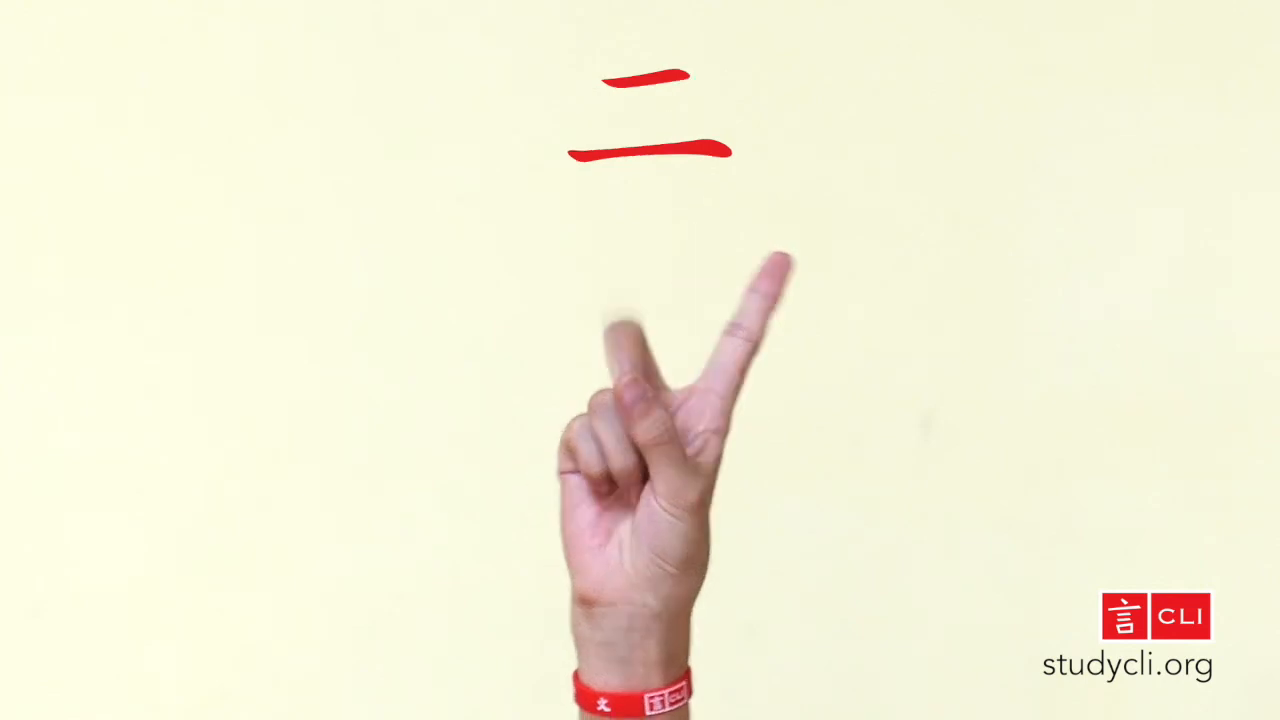
#> input picture frame 45 of input.mp4, 1280 x 720 px
$ python Hand_Gesture.py
#> lines starting #> are read from the running program, lines starting #| are printed output that depends on the picture; after the words box and inside, x2 and y2 are one past the last pixel; in counts of white or black regions, pixels touching at a corner belong together
import numpy as np
import cv2
import math

# Load video file instead of webcam
capture = cv2.VideoCapture('input.mp4')

while capture.isOpened():
    ret, frame = capture.read()
#> frame is the input picture: shape (720, 1280, 3); mean B, G, R 216.8, 240.8, 245.1
    if not ret:
        break  # End of video

    # Resize for consistency (optional)
    frame = cv2.resize(frame, (640, 480))
#> frame: shape (480, 640, 3)

    # Use entire frame for detection
    crop_image = frame.copy()

    # Apply Gaussian blur
    blur = cv2.GaussianBlur(crop_image, (3, 3), 0)

    # Convert BGR to HSV color space
    hsv = cv2.cvtColor(blur, cv2.COLOR_BGR2HSV)
#> hsv: shape (480, 640, 3); mean H, S, V 33, 30.7, 245.4

    # Skin color range for mask
    mask2 = cv2.inRange(hsv, np.array([2, 0, 0]), np.array([20, 255, 255]))
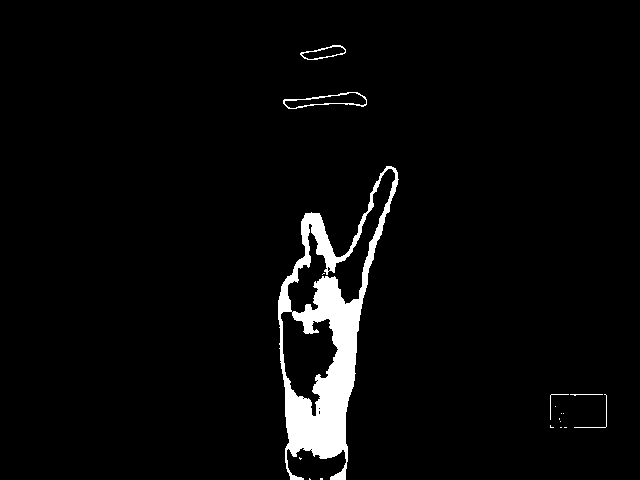
#> mask2: shape (480, 640); 3.7% white; 18 white regions (12 under 20 px), largest, box (x1, y1, x2, y2) and area: (278, 166, 399, 480) 10861, (283, 92, 367, 109) 273, (300, 45, 346, 60) 150, (574, 394, 607, 428) 66, (550, 394, 569, 420) 43, (570, 394, 603, 396) 35

    # Morphological transformations to filter noise
    kernel = np.ones((5, 5))
    dilation = cv2.dilate(mask2, kernel, iterations=1)
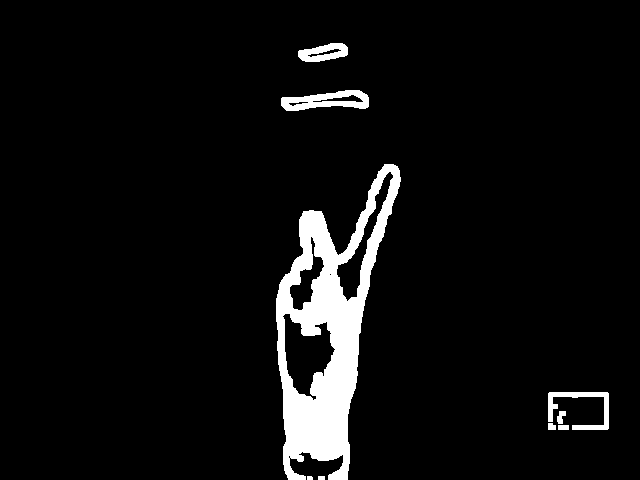
#> dilation: shape (480, 640); 5.9% white; 9 white regions, largest, box (x1, y1, x2, y2) and area: (276, 164, 401, 480) 15333, (281, 90, 369, 111) 1081, (548, 392, 609, 430) 783
    erosion = cv2.erode(dilation, kernel, iterations=1)
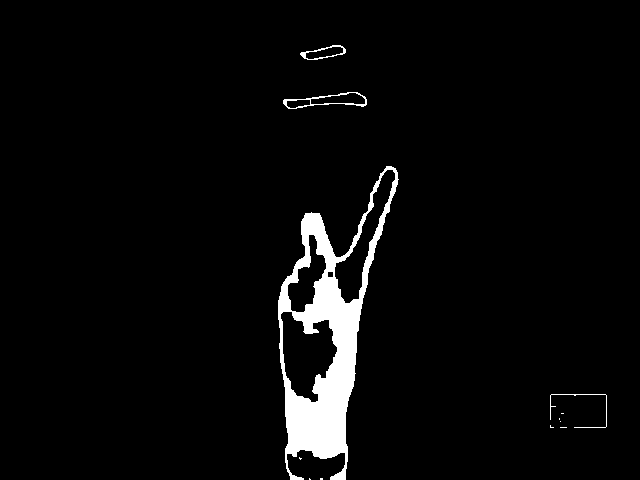
#> erosion: shape (480, 640); 3.8% white; 12 white regions (8 under 20 px), largest, box (x1, y1, x2, y2) and area: (278, 166, 399, 480) 11156, (283, 92, 367, 109) 293, (300, 45, 346, 60) 167, (550, 394, 607, 428) 151

    # Threshold
    filtered = cv2.GaussianBlur(erosion, (3, 3), 0)
    ret, thresh = cv2.threshold(filtered, 127, 255, 0)
#> thresh: shape (480, 640); 3.8% white; 13 white regions (6 under 20 px)

    # Find contours
    contours, _ = cv2.findContours(thresh, cv2.RETR_TREE, cv2.CHAIN_APPROX_SIMPLE)
#> contours = 20 contours, 10 with area under 20; largest, box (x1, y1, x2, y2) and area: (278, 166, 399, 480) 17351, (280, 311, 338, 403) 3258, (334, 169, 396, 304) 2347, (287, 234, 327, 313) 1408, (283, 92, 367, 109) 734

    drawing = np.zeros(crop_image.shape, np.uint8)

    try:
        # Largest contour
        contour = max(contours, key=lambda x: cv2.contourArea(x))
#> contour = contour of 352 points, box (x1, y1, x2, y2) (278, 166, 399, 480), area 17351

        # Draw bounding rectangle
        x, y, w, h = cv2.boundingRect(contour)
#> x = 278; y = 166; w = 121; h = 314
        cv2.rectangle(crop_image, (x, y), (x + w, y + h), (0, 0, 255), 2)
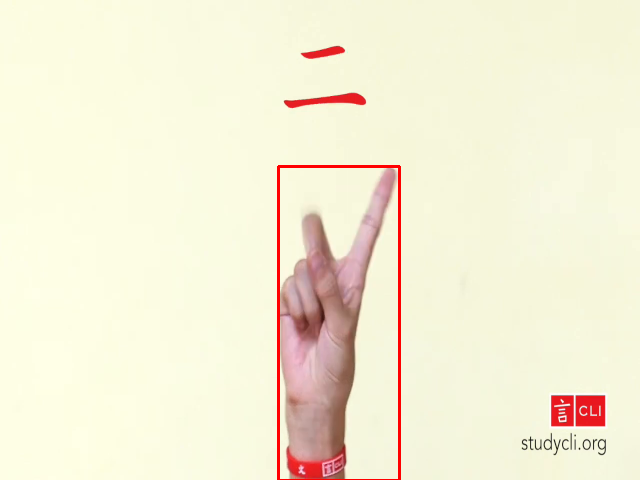
#> crop_image: shape (480, 640, 3); mean B, G, R 215.1, 239, 245.2

        # Convex hull and defects
        hull = cv2.convexHull(contour)
#> hull = contour of 16 points, box (x1, y1, x2, y2) (278, 166, 399, 480), area 24725
        hull_indices = cv2.convexHull(contour, returnPoints=False)
#> hull_indices = [351, 347, 343, 341, 238, 171, 167, 165, 163, 139, 133, 132, 126, 95, 89, 0]
        defects = cv2.convexityDefects(contour, hull_indices)
#> defects = 14 rows, first 6: [0, 89, 50, 14311], [89, 95, 92, 229], [95, 126, 100, 3538], [126, 132, 127, 268], [133, 139, 136, 432], [139, 163, 156, 1157]

        cv2.drawContours(drawing, [contour], -1, (0, 255, 0), 2)
        cv2.drawContours(drawing, [hull], -1, (0, 0, 255), 2)
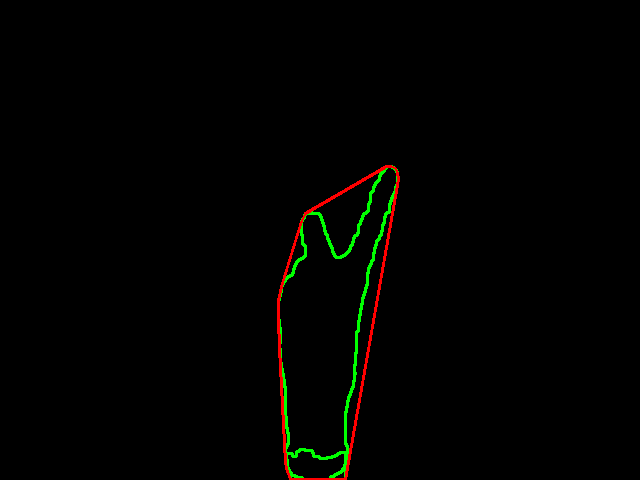
#> drawing: shape (480, 640, 3); mean of channels 0, 1, 2 0, 2, 1.8; drawn as B, G, R

        count_defects = 0

        if defects is not None:
            for i in range(defects.shape[0]):
                s, e, f, d = defects[i, 0]
                start = tuple(contour[s][0])
                end = tuple(contour[e][0])
                far = tuple(contour[f][0])

                a = math.dist(end, start)
                b = math.dist(far, start)
                c = math.dist(end, far)
                angle = math.acos((b**2 + c**2 - a**2) / (2 * b * c)) * (180 / math.pi)

                if angle <= 90:
                    count_defects += 1
                    cv2.circle(crop_image, far, 5, [0, 0, 255], -1)

                cv2.line(crop_image, start, end, [0, 255, 0], 2)
#> this loop made 14 passes
#> (s, e, f, d, start, end, far, a) on passes 1 to 7: (0, 89, 50, 14311, (386, 166), (305, 213), (344, 255), 93.65), (89, 95, 92, 229, (305, 213), (301, 221), (304, 217), 8.94), (95, 126, 100, 3538, (301, 221), (281, 286), (305, 255), 68.01), (126, 132, 127, 268, (281, 286), (278, 300), (281, 291), 14.32), (133, 139, 136, 432, (278, 319), (279, 348), (280, 328), 29.02), (139, 163, 156, 1157, (279, 348), (285, 462), (288, 433), 114.2), (163, 165, 164, 210, (285, 462), (286, 468), (286, 463), 6.08)
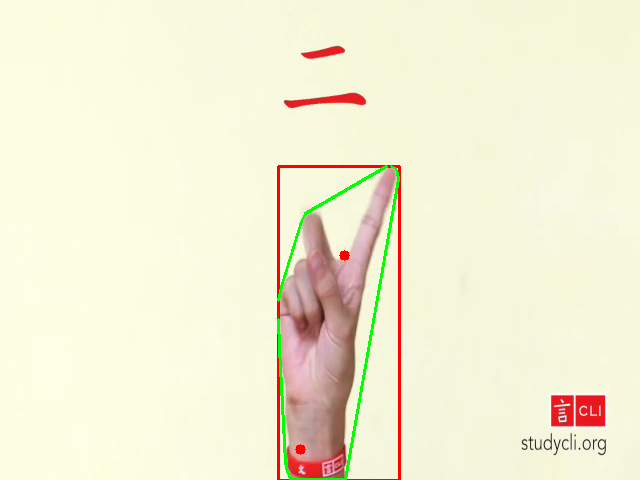
#> crop_image: shape (480, 640, 3); 0.73% of pixels changed, all inside (x1, y1, x2, y2) = (277, 165, 400, 480)
#> after the loop, count_defects = 2

        # Display gesture text
        text = ["ONE", "TWO", "THREE", "FOUR", "FIVE"]
        if count_defects < 5:
            cv2.putText(frame, text[count_defects], (50, 50), cv2.FONT_HERSHEY_SIMPLEX, 2, (0, 0, 255), 3)
    except:
        pass

    # Show the results
    all_image = np.hstack((drawing, crop_image))
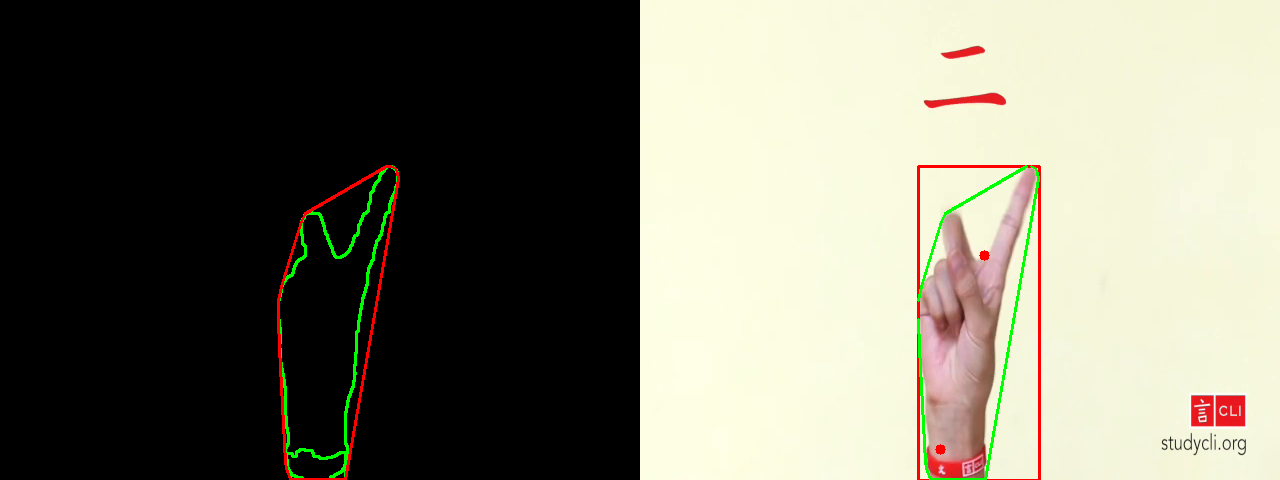
#> all_image: shape (480, 1280, 3); mean of channels 0, 1, 2 106.9, 120.6, 122.7; drawn as B, G, R
    cv2.imshow("Gesture", frame)
    cv2.imshow("Contours", all_image)

    # Quit with 'q'
    if cv2.waitKey(1) & 0xFF == ord('q'):
#> (key q is pressed here)
        break

capture.release()
cv2.destroyAllWindows()

$ run again, starting later in the video
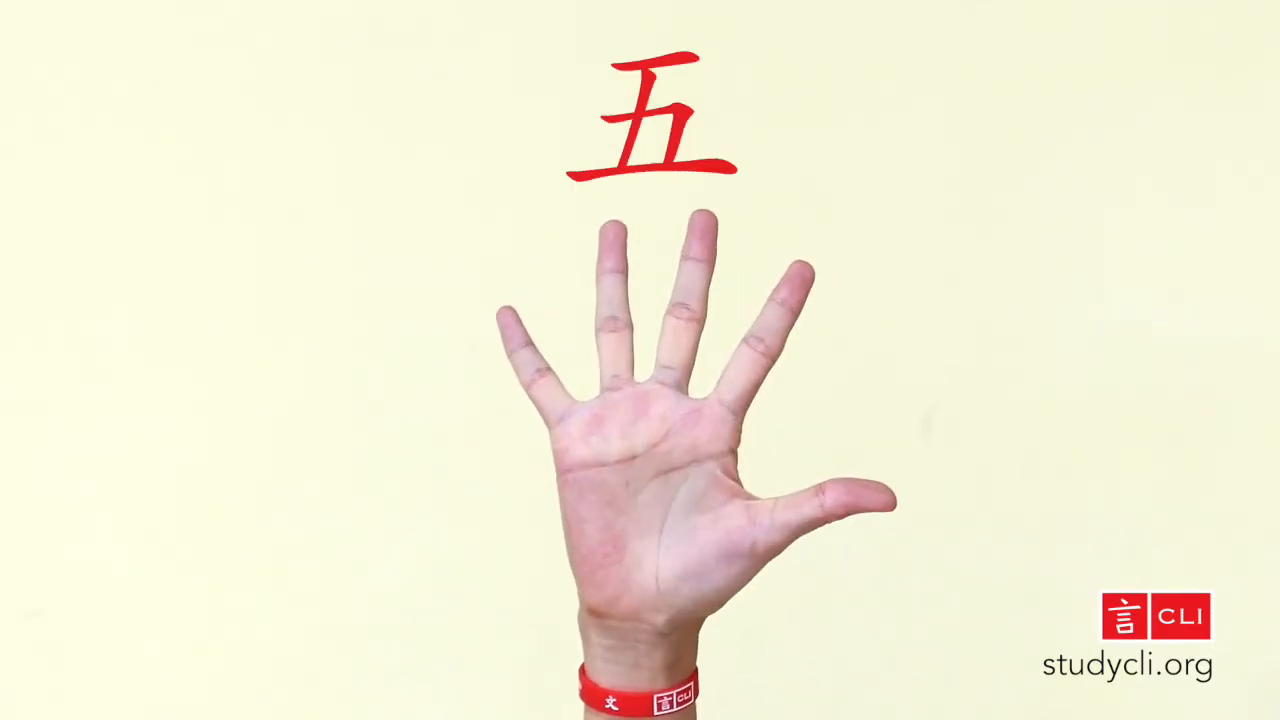
#> input picture frame 203 of input.mp4, 1280 x 720 px
#> frame is the input picture: shape (720, 1280, 3); mean B, G, R 216.4, 239.4, 245.2
#> hsv: shape (480, 640, 3); mean H, S, V 37.5, 31.1, 245.4
#> mask2: shape (480, 640); 3.6% white; 22 white regions (14 under 20 px), largest, box (x1, y1, x2, y2) and area: (248, 139, 449, 480) 9715, (283, 34, 370, 123) 680, (313, 76, 337, 111) 152
#> dilation: shape (480, 640); 7.1% white; 9 white regions, largest, box (x1, y1, x2, y2) and area: (246, 137, 451, 480) 16847, (281, 32, 372, 125) 3228, (548, 391, 609, 430) 992
#> erosion: shape (480, 640); 3.8% white; 12 white regions (7 under 20 px), largest, box (x1, y1, x2, y2) and area: (248, 139, 449, 480) 9947, (283, 34, 370, 123) 1298, (550, 393, 607, 428) 220, (308, 293, 323, 309) 141, (318, 312, 329, 332) 132
#> thresh: shape (480, 640); 3.8% white; 11 white regions (6 under 20 px)
#> contours = 23 contours, 6 with area under 20; largest, box (x1, y1, x2, y2) and area: (248, 139, 449, 480) 27604, (248, 175, 447, 401) 15888, (283, 34, 370, 123) 2496, (289, 448, 349, 479) 1210, (335, 141, 359, 219) 1007
#> contour = contour of 531 points, box (x1, y1, x2, y2) (248, 139, 449, 480), area 27604
#> x = 248; y = 139; w = 201; h = 341
#> hull = contour of 17 points, box (x1, y1, x2, y2) (248, 139, 449, 480), area 47758
#> hull_indices = 17 values, max 530 at index 0, min 0 at index 16, mean 255.4
#> defects = [[0, 66, 43, 27479], [66, 68, 67, 114], [68, 70, 69, 142], [70, 146, 90, 19470], [146, 148, 147, 162], [149, 241, 198, 3702], [241, 249, 248, 410], [250, 315, 268, 9128], [316, 420, 351, 18712], [420, 422, 421, 142], [423, 528, 494, 27304], [528, 530, 529, 114]]
#> the loop `for i in range(defects.shape[0]):` made 12 passes
#> (s, e, f, d, start, end, far, a) on passes 1 to 7: (0, 66, 43, 27479, (348, 139), (306, 145), (323, 251), 42.43), (66, 68, 67, 114, (306, 145), (304, 146), (305, 146), 2.24), (68, 70, 69, 142, (304, 146), (301, 148), (302, 148), 3.61), (70, 146, 90, 19470, (301, 148), (249, 204), (298, 263), 76.42), (146, 148, 147, 162, (249, 204), (248, 207), (249, 206), 3.16), (149, 241, 198, 3702, (248, 219), (288, 462), (275, 294), 246.3), (241, 249, 248, 410, (288, 462), (292, 479), (292, 472), 17.46)
#> after the loop `for i in range(defects.shape[0]):`:
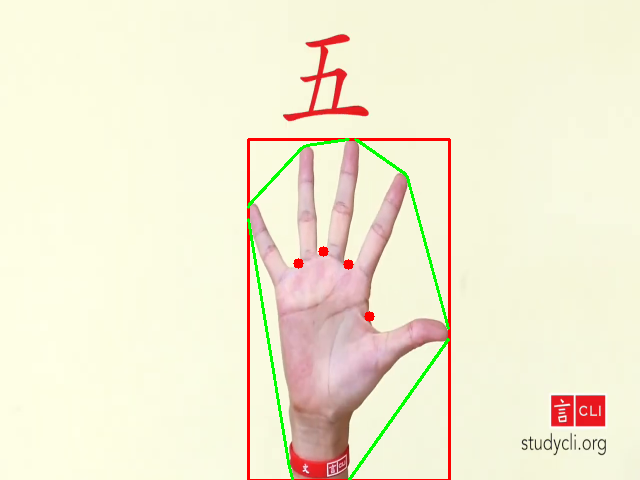
#> crop_image: shape (480, 640, 3); mean B, G, R 212.5, 237.1, 243.3
#> after the loop `for i in range(defects.shape[0]):`: count_defects = 4
#> `all_image = np.hstack((drawing, crop_image))`:
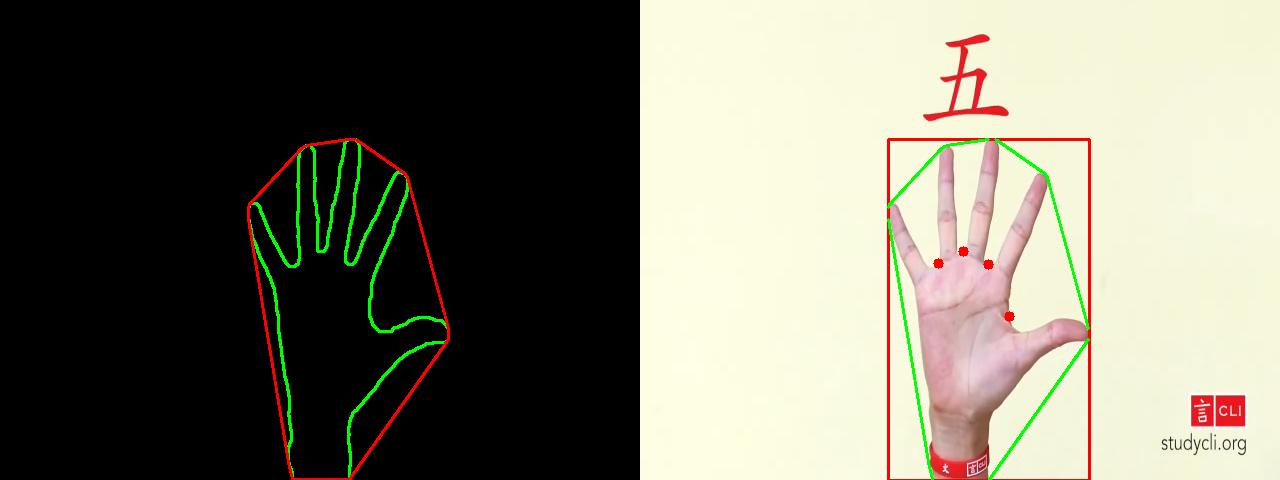
#> all_image: shape (480, 1280, 3); mean of channels 0, 1, 2 106.3, 120.3, 122.7; drawn as B, G, R
